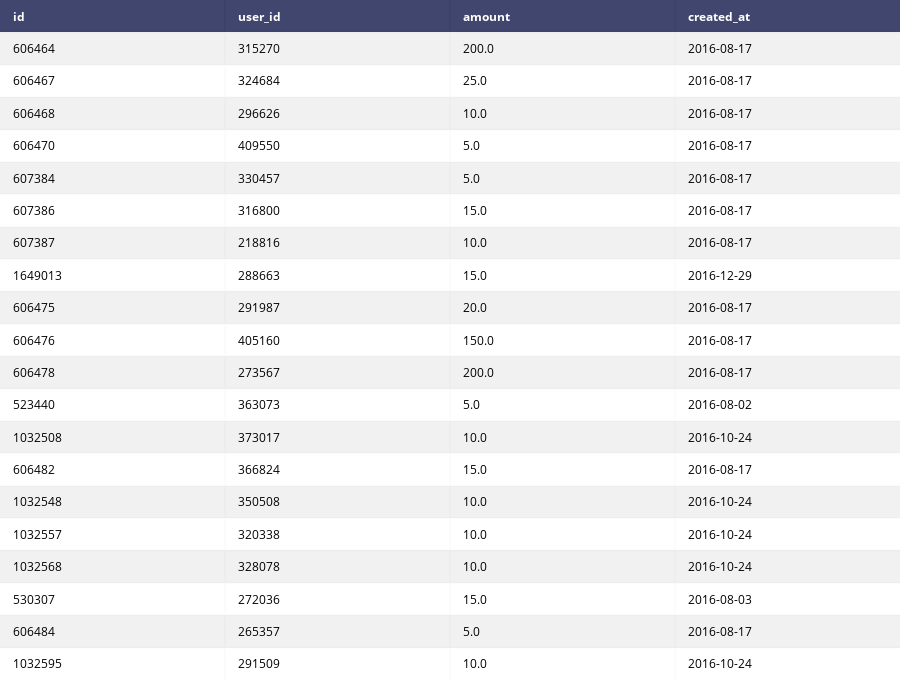

The notebook cell saved with this chart:
### Code cell
#Reading auto stash transfers 
transfers_data =  pd.read_csv("auto_stash_transfers.csv")
#Converting created_at date to Datetime - Date object
transfers_data['created_at'] = pd.to_datetime(transfers_data['created_at']).dt.date
#transfers_data.head(5)
table = ff.create_table(transfers_data[0:20])
plotly.offline.iplot(table)

### Figure 1 — Plotly figure (JSON) as saved in the notebook; plotly's stock layout.template omitted (floating-point values rounded to 4 significant figures)
{"data": [{"colorscale": [[0, "#00083e"], [0.5, "#ededee"], [1, "#ffffff"]], "hoverinfo": "none", "opacity": 0.75, "showscale": false, "type": "heatmap", "z": [[0, 0, 0, 0], [0.5, 0.5, 0.5, 0.5], [1, 1, 1, 1], [0.5, 0.5, 0.5, 0.5], [1, 1, 1, 1], [0.5, 0.5, 0.5, 0.5], [1, 1, 1, 1], [0.5, 0.5, 0.5, 0.5], [1, 1, 1, 1], [0.5, 0.5, 0.5, 0.5], [1, 1, 1, 1], [0.5, 0.5, 0.5, 0.5], [1, 1, 1, 1], [0.5, 0.5, 0.5, 0.5], [1, 1, 1, 1], [0.5, 0.5, 0.5, 0.5], [1, 1, 1, 1], [0.5, 0.5, 0.5, 0.5], [1, 1, 1, 1], [0.5, 0.5, 0.5, 0.5], [1, 1, 1, 1]]}], "layout": {"annotations": [{"align": "left", "font": {"color": "#ffffff"}, "showarrow": false, "text": "<b>id</b>", "x": -0.45, "xanchor": "left", "xref": "x1", "y": 0, "yref": "y1"}, {"align": "left", "font": {"color": "#ffffff"}, "showarrow": false, "text": "<b>user_id</b>", "x": 0.55, "xanchor": "left", "xref": "x1", "y": 0, "yref": "y1"}, {"align": "left", "font": {"color": "#ffffff"}, "showarrow": false, "text": "<b>amount</b>", "x": 1.55, "xanchor": "left", "xref": "x1", "y": 0, "yref": "y1"}, {"align": "left", "font": {"color": "#ffffff"}, "showarrow": false, "text": "<b>created_at</b>", "x": 2.55, "xanchor": "left", "xref": "x1", "y": 0, "yref": "y1"}, {"align": "left", "font": {"color": "#000000"}, "showarrow": false, "text": "606464", "x": -0.45, "xanchor": "left", "xref": "x1", "y": 1, "yref": "y1"}, {"align": "left", "font": {"color": "#000000"}, "showarrow": false, "text": "315270", "x": 0.55, "xanchor": "left", "xref": "x1", "y": 1, "yref": "y1"}, {"align": "left", "font": {"color": "#000000"}, "showarrow": false, "text": "200.0", "x": 1.55, "xanchor": "left", "xref": "x1", "y": 1, "yref": "y1"}, {"align": "left", "font": {"color": "#000000"}, "showarrow": false, "text": "2016-08-17", "x": 2.55, "xanchor": "left", "xref": "x1", "y": 1, "yref": "y1"}, {"align": "left", "font": {"color": "#000000"}, "showarrow": false, "text": "606467", "x": -0.45, "xanchor": "left", "xref": "x1", "y": 2, "yref": "y1"}, {"align": "left", "font": {"color": "#000000"}, "showarrow": false, "text": "324684", "x": 0.55, "xanchor": "left", "xref": "x1", "y": 2, "yref": "y1"}, {"align": "left", "font": {"color": "#000000"}, "showarrow": false, "text": "25.0", "x": 1.55, "xanchor": "left", "xref": "x1", "y": 2, "yref": "y1"}, {"align": "left", "font": {"color": "#000000"}, "showarrow": false, "text": "2016-08-17", "x": 2.55, "xanchor": "left", "xref": "x1", "y": 2, "yref": "y1"}, {"align": "left", "font": {"color": "#000000"}, "showarrow": false, "text": "606468", "x": -0.45, "xanchor": "left", "xref": "x1", "y": 3, "yref": "y1"}, {"align": "left", "font": {"color": "#000000"}, "showarrow": false, "text": "296626", "x": 0.55, "xanchor": "left", "xref": "x1", "y": 3, "yref": "y1"}, {"align": "left", "font": {"color": "#000000"}, "showarrow": false, "text": "10.0", "x": 1.55, "xanchor": "left", "xref": "x1", "y": 3, "yref": "y1"}, {"align": "left", "font": {"color": "#000000"}, "showarrow": false, "text": "2016-08-17", "x": 2.55, "xanchor": "left", "xref": "x1", "y": 3, "yref": "y1"}, {"align": "left", "font": {"color": "#000000"}, "showarrow": false, "text": "606470", "x": -0.45, "xanchor": "left", "xref": "x1", "y": 4, "yref": "y1"}, {"align": "left", "font": {"color": "#000000"}, "showarrow": false, "text": "409550", "x": 0.55, "xanchor": "left", "xref": "x1", "y": 4, "yref": "y1"}, {"align": "left", "font": {"color": "#000000"}, "showarrow": false, "text": "5.0", "x": 1.55, "xanchor": "left", "xref": "x1", "y": 4, "yref": "y1"}, {"align": "left", "font": {"color": "#000000"}, "showarrow": false, "text": "2016-08-17", "x": 2.55, "xanchor": "left", "xref": "x1", "y": 4, "yref": "y1"}, {"align": "left", "font": {"color": "#000000"}, "showarrow": false, "text": "607384", "x": -0.45, "xanchor": "left", "xref": "x1", "y": 5, "yref": "y1"}, {"align": "left", "font": {"color": "#000000"}, "showarrow": false, "text": "330457", "x": 0.55, "xanchor": "left", "xref": "x1", "y": 5, "yref": "y1"}, {"align": "left", "font": {"color": "#000000"}, "showarrow": false, "text": "5.0", "x": 1.55, "xanchor": "left", "xref": "x1", "y": 5, "yref": "y1"}, {"align": "left", "font": {"color": "#000000"}, "showarrow": false, "text": "2016-08-17", "x": 2.55, "xanchor": "left", "xref": "x1", "y": 5, "yref": "y1"}, {"align": "left", "font": {"color": "#000000"}, "showarrow": false, "text": "607386", "x": -0.45, "xanchor": "left", "xref": "x1", "y": 6, "yref": "y1"}, {"align": "left", "font": {"color": "#000000"}, "showarrow": false, "text": "316800", "x": 0.55, "xanchor": "left", "xref": "x1", "y": 6, "yref": "y1"}, {"align": "left", "font": {"color": "#000000"}, "showarrow": false, "text": "15.0", "x": 1.55, "xanchor": "left", "xref": "x1", "y": 6, "yref": "y1"}, {"align": "left", "font": {"color": "#000000"}, "showarrow": false, "text": "2016-08-17", "x": 2.55, "xanchor": "left", "xref": "x1", "y": 6, "yref": "y1"}, {"align": "left", "font": {"color": "#000000"}, "showarrow": false, "text": "607387", "x": -0.45, "xanchor": "left", "xref": "x1", "y": 7, "yref": "y1"}, {"align": "left", "font": {"color": "#000000"}, "showarrow": false, "text": "218816", "x": 0.55, "xanchor": "left", "xref": "x1", "y": 7, "yref": "y1"}, {"align": "left", "font": {"color": "#000000"}, "showarrow": false, "text": "10.0", "x": 1.55, "xanchor": "left", "xref": "x1", "y": 7, "yref": "y1"}, {"align": "left", "font": {"color": "#000000"}, "showarrow": false, "text": "2016-08-17", "x": 2.55, "xanchor": "left", "xref": "x1", "y": 7, "yref": "y1"}, {"align": "left", "font": {"color": "#000000"}, "showarrow": false, "text": "1649013", "x": -0.45, "xanchor": "left", "xref": "x1", "y": 8, "yref": "y1"}, {"align": "left", "font": {"color": "#000000"}, "showarrow": false, "text": "288663", "x": 0.55, "xanchor": "left", "xref": "x1", "y": 8, "yref": "y1"}, {"align": "left", "font": {"color": "#000000"}, "showarrow": false, "text": "15.0", "x": 1.55, "xanchor": "left", "xref": "x1", "y": 8, "yref": "y1"}, {"align": "left", "font": {"color": "#000000"}, "showarrow": false, "text": "2016-12-29", "x": 2.55, "xanchor": "left", "xref": "x1", "y": 8, "yref": "y1"}, {"align": "left", "font": {"color": "#000000"}, "showarrow": false, "text": "606475", "x": -0.45, "xanchor": "left", "xref": "x1", "y": 9, "yref": "y1"}, {"align": "left", "font": {"color": "#000000"}, "showarrow": false, "text": "291987", "x": 0.55, "xanchor": "left", "xref": "x1", "y": 9, "yref": "y1"}, {"align": "left", "font": {"color": "#000000"}, "showarrow": false, "text": "20.0", "x": 1.55, "xanchor": "left", "xref": "x1", "y": 9, "yref": "y1"}, {"align": "left", "font": {"color": "#000000"}, "showarrow": false, "text": "2016-08-17", "x": 2.55, "xanchor": "left", "xref": "x1", "y": 9, "yref": "y1"}, {"align": "left", "font": {"color": "#000000"}, "showarrow": false, "text": "606476", "x": -0.45, "xanchor": "left", "xref": "x1", "y": 10, "yref": "y1"}, {"align": "left", "font": {"color": "#000000"}, "showarrow": false, "text": "405160", "x": 0.55, "xanchor": "left", "xref": "x1", "y": 10, "yref": "y1"}, {"align": "left", "font": {"color": "#000000"}, "showarrow": false, "text": "150.0", "x": 1.55, "xanchor": "left", "xref": "x1", "y": 10, "yref": "y1"}, {"align": "left", "font": {"color": "#000000"}, "showarrow": false, "text": "2016-08-17", "x": 2.55, "xanchor": "left", "xref": "x1", "y": 10, "yref": "y1"}, {"align": "left", "font": {"color": "#000000"}, "showarrow": false, "text": "606478", "x": -0.45, "xanchor": "left", "xref": "x1", "y": 11, "yref": "y1"}, {"align": "left", "font": {"color": "#000000"}, "showarrow": false, "text": "273567", "x": 0.55, "xanchor": "left", "xref": "x1", "y": 11, "yref": "y1"}, {"align": "left", "font": {"color": "#000000"}, "showarrow": false, "text": "200.0", "x": 1.55, "xanchor": "left", "xref": "x1", "y": 11, "yref": "y1"}, {"align": "left", "font": {"color": "#000000"}, "showarrow": false, "text": "2016-08-17", "x": 2.55, "xanchor": "left", "xref": "x1", "y": 11, "yref": "y1"}, {"align": "left", "font": {"color": "#000000"}, "showarrow": false, "text": "523440", "x": -0.45, "xanchor": "left", "xref": "x1", "y": 12, "yref": "y1"}, {"align": "left", "font": {"color": "#000000"}, "showarrow": false, "text": "363073", "x": 0.55, "xanchor": "left", "xref": "x1", "y": 12, "yref": "y1"}, {"align": "left", "font": {"color": "#000000"}, "showarrow": false, "text": "5.0", "x": 1.55, "xanchor": "left", "xref": "x1", "y": 12, "yref": "y1"}, {"align": "left", "font": {"color": "#000000"}, "showarrow": false, "text": "2016-08-02", "x": 2.55, "xanchor": "left", "xref": "x1", "y": 12, "yref": "y1"}, {"align": "left", "font": {"color": "#000000"}, "showarrow": false, "text": "1032508", "x": -0.45, "xanchor": "left", "xref": "x1", "y": 13, "yref": "y1"}, {"align": "left", "font": {"color": "#000000"}, "showarrow": false, "text": "373017", "x": 0.55, "xanchor": "left", "xref": "x1", "y": 13, "yref": "y1"}, {"align": "left", "font": {"color": "#000000"}, "showarrow": false, "text": "10.0", "x": 1.55, "xanchor": "left", "xref": "x1", "y": 13, "yref": "y1"}, {"align": "left", "font": {"color": "#000000"}, "showarrow": false, "text": "2016-10-24", "x": 2.55, "xanchor": "left", "xref": "x1", "y": 13, "yref": "y1"}, {"align": "left", "font": {"color": "#000000"}, "showarrow": false, "text": "606482", "x": -0.45, "xanchor": "left", "xref": "x1", "y": 14, "yref": "y1"}, {"align": "left", "font": {"color": "#000000"}, "showarrow": false, "text": "366824", "x": 0.55, "xanchor": "left", "xref": "x1", "y": 14, "yref": "y1"}, {"align": "left", "font": {"color": "#000000"}, "showarrow": false, "text": "15.0", "x": 1.55, "xanchor": "left", "xref": "x1", "y": 14, "yref": "y1"}, {"align": "left", "font": {"color": "#000000"}, "showarrow": false, "text": "2016-08-17", "x": 2.55, "xanchor": "left", "xref": "x1", "y": 14, "yref": "y1"}, {"align": "left", "font": {"color": "#000000"}, "showarrow": false, "text": "1032548", "x": -0.45, "xanchor": "left", "xref": "x1", "y": 15, "yref": "y1"}, {"align": "left", "font": {"color": "#000000"}, "showarrow": false, "text": "350508", "x": 0.55, "xanchor": "left", "xref": "x1", "y": 15, "yref": "y1"}, {"align": "left", "font": {"color": "#000000"}, "showarrow": false, "text": "10.0", "x": 1.55, "xanchor": "left", "xref": "x1", "y": 15, "yref": "y1"}, {"align": "left", "font": {"color": "#000000"}, "showarrow": false, "text": "2016-10-24", "x": 2.55, "xanchor": "left", "xref": "x1", "y": 15, "yref": "y1"}, {"align": "left", "font": {"color": "#000000"}, "showarrow": false, "text": "1032557", "x": -0.45, "xanchor": "left", "xref": "x1", "y": 16, "yref": "y1"}, {"align": "left", "font": {"color": "#000000"}, "showarrow": false, "text": "320338", "x": 0.55, "xanchor": "left", "xref": "x1", "y": 16, "yref": "y1"}, {"align": "left", "font": {"color": "#000000"}, "showarrow": false, "text": "10.0", "x": 1.55, "xanchor": "left", "xref": "x1", "y": 16, "yref": "y1"}, {"align": "left", "font": {"color": "#000000"}, "showarrow": false, "text": "2016-10-24", "x": 2.55, "xanchor": "left", "xref": "x1", "y": 16, "yref": "y1"}, {"align": "left", "font": {"color": "#000000"}, "showarrow": false, "text": "1032568", "x": -0.45, "xanchor": "left", "xref": "x1", "y": 17, "yref": "y1"}, {"align": "left", "font": {"color": "#000000"}, "showarrow": false, "text": "328078", "x": 0.55, "xanchor": "left", "xref": "x1", "y": 17, "yref": "y1"}, {"align": "left", "font": {"color": "#000000"}, "showarrow": false, "text": "10.0", "x": 1.55, "xanchor": "left", "xref": "x1", "y": 17, "yref": "y1"}, {"align": "left", "font": {"color": "#000000"}, "showarrow": false, "text": "2016-10-24", "x": 2.55, "xanchor": "left", "xref": "x1", "y": 17, "yref": "y1"}, {"align": "left", "font": {"color": "#000000"}, "showarrow": false, "text": "530307", "x": -0.45, "xanchor": "left", "xref": "x1", "y": 18, "yref": "y1"}, {"align": "left", "font": {"color": "#000000"}, "showarrow": false, "text": "272036", "x": 0.55, "xanchor": "left", "xref": "x1", "y": 18, "yref": "y1"}, {"align": "left", "font": {"color": "#000000"}, "showarrow": false, "text": "15.0", "x": 1.55, "xanchor": "left", "xref": "x1", "y": 18, "yref": "y1"}, {"align": "left", "font": {"color": "#000000"}, "showarrow": false, "text": "2016-08-03", "x": 2.55, "xanchor": "left", "xref": "x1", "y": 18, "yref": "y1"}, {"align": "left", "font": {"color": "#000000"}, "showarrow": false, "text": "606484", "x": -0.45, "xanchor": "left", "xref": "x1", "y": 19, "yref": "y1"}, {"align": "left", "font": {"color": "#000000"}, "showarrow": false, "text": "265357", "x": 0.55, "xanchor": "left", "xref": "x1", "y": 19, "yref": "y1"}, {"align": "left", "font": {"color": "#000000"}, "showarrow": false, "text": "5.0", "x": 1.55, "xanchor": "left", "xref": "x1", "y": 19, "yref": "y1"}, {"align": "left", "font": {"color": "#000000"}, "showarrow": false, "text": "2016-08-17", "x": 2.55, "xanchor": "left", "xref": "x1", "y": 19, "yref": "y1"}, {"align": "left", "font": {"color": "#000000"}, "showarrow": false, "text": "1032595", "x": -0.45, "xanchor": "left", "xref": "x1", "y": 20, "yref": "y1"}, {"align": "left", "font": {"color": "#000000"}, "showarrow": false, "text": "291509", "x": 0.55, "xanchor": "left", "xref": "x1", "y": 20, "yref": "y1"}, {"align": "left", "font": {"color": "#000000"}, "showarrow": false, "text": "10.0", "x": 1.55, "xanchor": "left", "xref": "x1", "y": 20, "yref": "y1"}, {"align": "left", "font": {"color": "#000000"}, "showarrow": false, "text": "2016-10-24", "x": 2.55, "xanchor": "left", "xref": "x1", "y": 20, "yref": "y1"}], "height": 680, "margin": {"b": 0, "l": 0, "r": 0, "t": 0}, "xaxis": {"dtick": 1, "gridwidth": 2, "showticklabels": false, "tick0": -0.5, "ticks": "", "zeroline": false}, "yaxis": {"autorange": "reversed", "dtick": 1, "gridwidth": 2, "showticklabels": false, "tick0": 0.5, "ticks": "", "zeroline": false}}}
